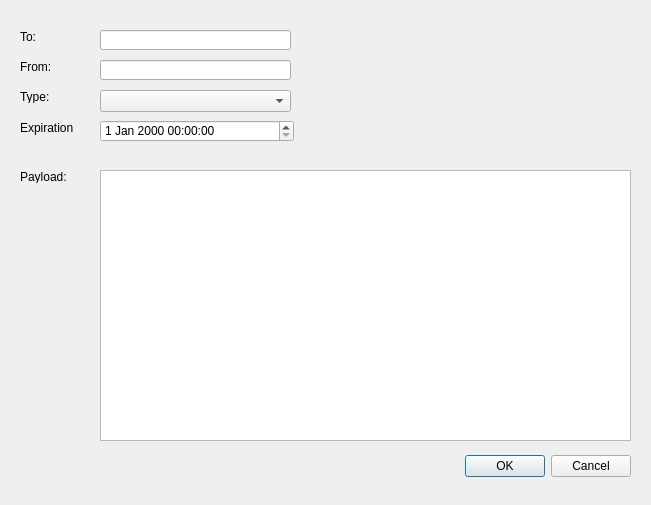
<?xml version="1.0" encoding="UTF-8"?>
<ui version="4.0">
 <class>MessageDlg</class>
 <widget class="QDialog" name="MessageDlg">
  <property name="geometry">
   <rect>
    <x>0</x>
    <y>0</y>
    <width>651</width>
    <height>505</height>
   </rect>
  </property>
  <property name="windowTitle">
   <string>Dialog</string>
  </property>
  <widget class="QDialogButtonBox" name="buttonBox">
   <property name="geometry">
    <rect>
     <x>290</x>
     <y>450</y>
     <width>341</width>
     <height>32</height>
    </rect>
   </property>
   <property name="orientation">
    <enum>Qt::Horizontal</enum>
   </property>
   <property name="standardButtons">
    <set>QDialogButtonBox::Cancel|QDialogButtonBox::Ok</set>
   </property>
  </widget>
  <widget class="QLabel" name="label">
   <property name="geometry">
    <rect>
     <x>20</x>
     <y>30</y>
     <width>47</width>
     <height>13</height>
    </rect>
   </property>
   <property name="text">
    <string>To:</string>
   </property>
  </widget>
  <widget class="QLabel" name="label_2">
   <property name="geometry">
    <rect>
     <x>20</x>
     <y>60</y>
     <width>47</width>
     <height>13</height>
    </rect>
   </property>
   <property name="text">
    <string>From:</string>
   </property>
  </widget>
  <widget class="QLabel" name="label_3">
   <property name="geometry">
    <rect>
     <x>20</x>
     <y>170</y>
     <width>47</width>
     <height>13</height>
    </rect>
   </property>
   <property name="text">
    <string>Payload:</string>
   </property>
  </widget>
  <widget class="QPlainTextEdit" name="txtPayload">
   <property name="geometry">
    <rect>
     <x>100</x>
     <y>170</y>
     <width>531</width>
     <height>271</height>
    </rect>
   </property>
  </widget>
  <widget class="QLabel" name="label_4">
   <property name="geometry">
    <rect>
     <x>20</x>
     <y>90</y>
     <width>47</width>
     <height>13</height>
    </rect>
   </property>
   <property name="text">
    <string>Type:</string>
   </property>
  </widget>
  <widget class="QLabel" name="label_5">
   <property name="geometry">
    <rect>
     <x>20</x>
     <y>120</y>
     <width>61</width>
     <height>16</height>
    </rect>
   </property>
   <property name="text">
    <string>Expiration</string>
   </property>
  </widget>
  <widget class="QDateTimeEdit" name="dtExpiration">
   <property name="geometry">
    <rect>
     <x>100</x>
     <y>120</y>
     <width>194</width>
     <height>22</height>
    </rect>
   </property>
  </widget>
  <widget class="QComboBox" name="cbMessageType">
   <property name="geometry">
    <rect>
     <x>100</x>
     <y>90</y>
     <width>191</width>
     <height>22</height>
    </rect>
   </property>
  </widget>
  <widget class="QLineEdit" name="txtFrom">
   <property name="geometry">
    <rect>
     <x>100</x>
     <y>60</y>
     <width>191</width>
     <height>20</height>
    </rect>
   </property>
  </widget>
  <widget class="QLineEdit" name="txtTo">
   <property name="geometry">
    <rect>
     <x>100</x>
     <y>30</y>
     <width>191</width>
     <height>20</height>
    </rect>
   </property>
  </widget>
 </widget>
 <tabstops>
  <tabstop>txtTo</tabstop>
  <tabstop>txtFrom</tabstop>
  <tabstop>cbMessageType</tabstop>
  <tabstop>dtExpiration</tabstop>
  <tabstop>txtPayload</tabstop>
 </tabstops>
 <resources/>
 <connections>
  <connection>
   <sender>buttonBox</sender>
   <signal>accepted()</signal>
   <receiver>MessageDlg</receiver>
   <slot>accept()</slot>
   <hints>
    <hint type="sourcelabel">
     <x>248</x>
     <y>254</y>
    </hint>
    <hint type="destinationlabel">
     <x>157</x>
     <y>274</y>
    </hint>
   </hints>
  </connection>
  <connection>
   <sender>buttonBox</sender>
   <signal>rejected()</signal>
   <receiver>MessageDlg</receiver>
   <slot>reject()</slot>
   <hints>
    <hint type="sourcelabel">
     <x>316</x>
     <y>260</y>
    </hint>
    <hint type="destinationlabel">
     <x>286</x>
     <y>274</y>
    </hint>
   </hints>
  </connection>
 </connections>
</ui>
